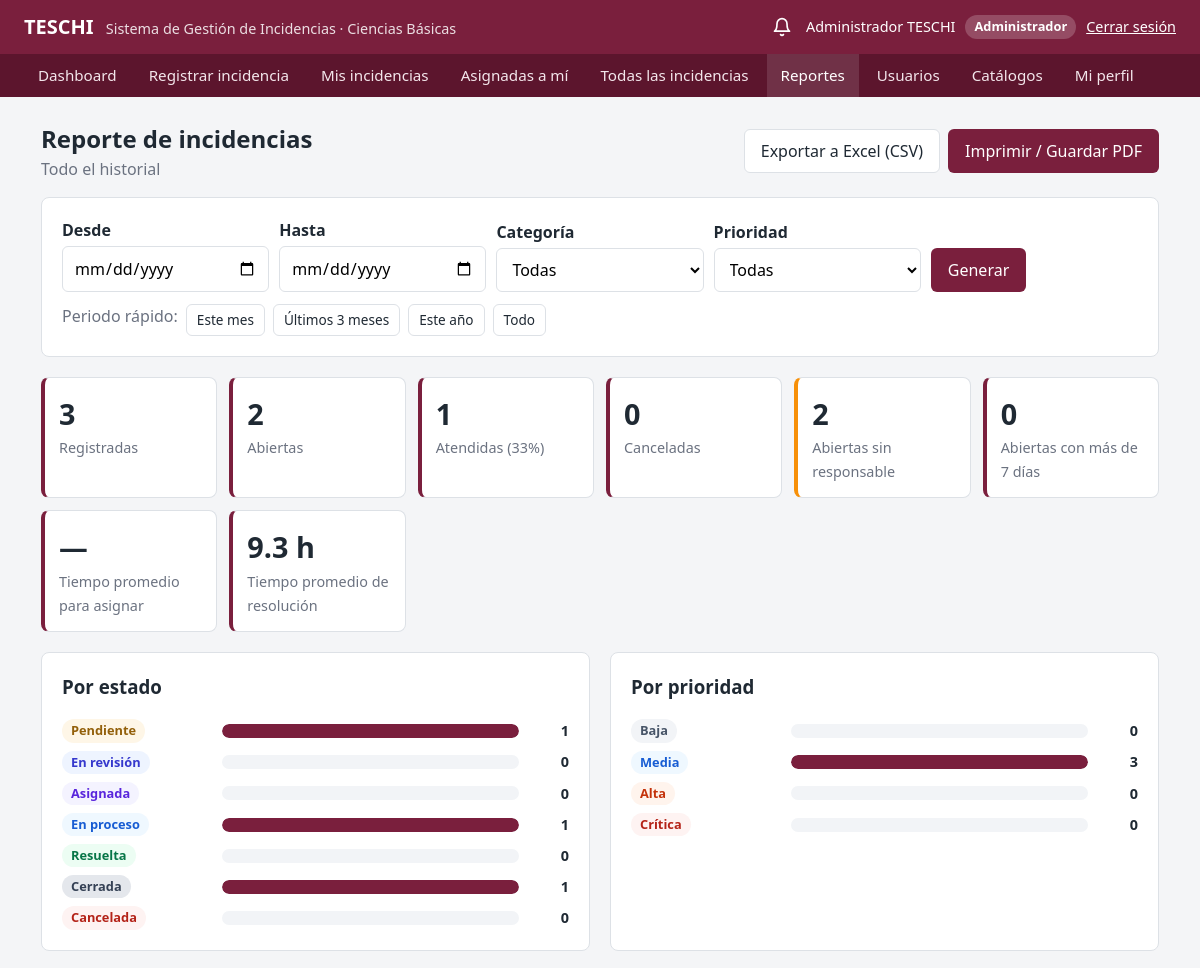
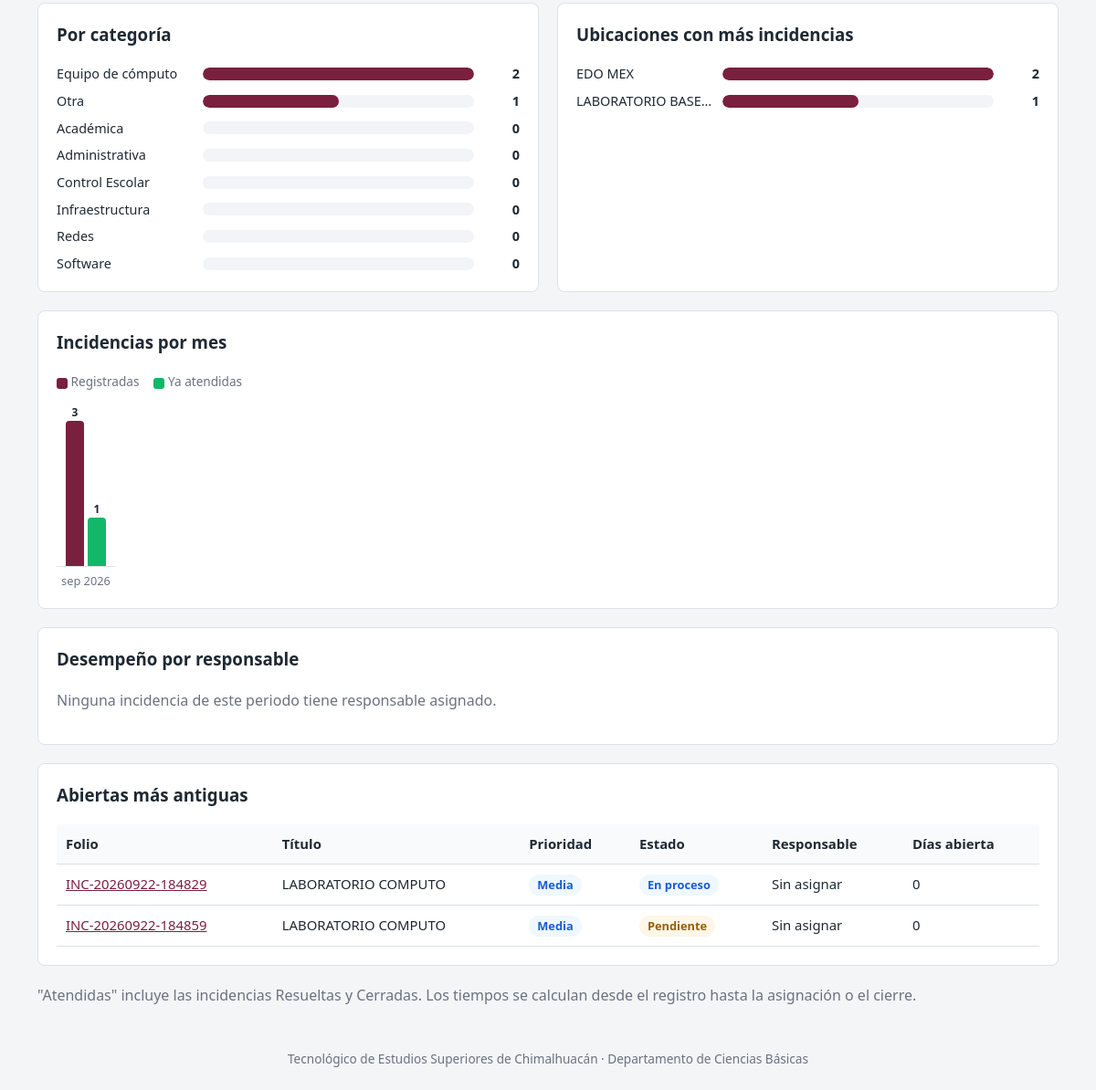
Screenshot of /public/reportes.php (signed in) with the database file from the repository (2 pictures, top to bottom).
### tables this page shows
CREATE TABLE `incidencias` (
  `id` int(11) NOT NULL,
  `folio` varchar(30) NOT NULL,
  `usuario_id` int(11) NOT NULL,
  `categoria_id` int(11) NOT NULL,
  `prioridad_id` int(11) NOT NULL,
  `estado_id` int(11) NOT NULL,
  `titulo` varchar(200) NOT NULL,
  `descripcion` text NOT NULL,
  `ubicacion` varchar(200) DEFAULT NULL,
  `responsable_id` int(11) DEFAULT NULL,
  `fecha_registro` timestamp NOT NULL DEFAULT current_timestamp(),
  `fecha_actualizacion` timestamp NOT NULL DEFAULT current_timestamp() ON UPDATE current_timestamp(),
  `fecha_cierre` datetime DEFAULT NULL
);

CREATE TABLE `prioridades` (
  `id` int(11) NOT NULL,
  `nombre` varchar(50) NOT NULL,
  `nivel` int(11) NOT NULL,
  `activo` tinyint(1) NOT NULL DEFAULT 1
);

CREATE TABLE `estados_incidencia` (
  `id` int(11) NOT NULL,
  `nombre` varchar(50) NOT NULL,
  `descripcion` varchar(255) DEFAULT NULL
);

### public/reportes.php (the view, shortened to what the rows shown need)
<?php
require_once "../app/helpers/auth.php";
require_once "../app/models/Reporte.php";
$database = new Database();
$conn = $database->conectar();
$categorias = $conn->query("SELECT id, nombre FROM categorias ORDER BY id")
    ->fetchAll(PDO::FETCH_KEY_PAIR);
$prioridades = $conn->query("SELECT id, nombre FROM prioridades ORDER BY nivel")
    ->fetchAll(PDO::FETCH_KEY_PAIR);
$filtros = Reporte::filtrosDesdeRequest($_GET, $categorias, $prioridades);
$reporte = new Reporte($conn, $filtros);
$resumen = $reporte->resumen();
$atrasadas = $reporte->abiertasMasAntiguas();
require_once "../app/views/layouts/header.php";
?>
<div class="encabezado-pagina">
    <div>
        <h1>Reporte de incidencias</h1>
    </div>
</div>
<?php if ($resumen["total"] === 0): ?>
    <section class="tarjeta">
        <p>No hay incidencias registradas con estos filtros.</p>
    </section>
<?php else: ?>
    <section class="tarjeta">
        <?php if (empty($atrasadas)): ?>
            <p class="texto-suave">No hay incidencias abiertas en este periodo.</p>
        <?php else: ?>
            <div class="tabla-contenedor">
                <table class="tabla">
                    <thead>
                        <tr>
                            <th>Folio</th>
                            <th>Título</th>
                            <th>Prioridad</th>
                            <th>Estado</th>
                            <th>Responsable</th>
                            <th>Días abierta</th>
                        </tr>
                    </thead>
                    <tbody>
                        <?php foreach ($atrasadas as $fila): ?>
                            <tr>
                                <td>
                                    <a href="detalle_incidencia.php?id=<?= (int) $fila["id"] ?>"><?= e($fila["folio"]) ?></a>
                                </td>
                                <td><?= e($fila["titulo"]) ?></td>
                                <td>
                                    <span class="badge <?= clasePrioridad($fila["prioridad"]) ?>"><?= e($fila["prioridad"]) ?></span>
                                </td>
                                <td>
                                    <span class="badge <?= claseEstado($fila["estado"]) ?>"><?= e($fila["estado"]) ?></span>
                                </td>
                                <td><?= e($fila["responsable"] ?: "Sin asignar") ?></td>
                                <td><?= (int) $fila["dias"] ?></td>
                            </tr>
                        <?php endforeach; ?>
                    </tbody>
                </table>
            </div>
        <?php endif; ?>
    </section>
<?php endif; ?>
<?php require_once "../app/views/layouts/footer.php"; ?>

### rows the page displays
incidencias: folio "INC-20260922-184829", titulo "LABORATORIO COMPUTO", prioridad.nombre "Media", estado.nombre "En proceso", responsable "Sin asignar", dias "0"
incidencias: folio "INC-20260922-184859", titulo "LABORATORIO COMPUTO", prioridad.nombre "Media", estado.nombre "Pendiente", responsable "Sin asignar", dias "0"

### other values shown
$_SESSION["nombre"] . " " . ($_SESSION["apellido_paterno"] ?? "") "Administrador TESCHI"
$_SESSION["rol"] "Administrador"
$texto "Dashboard"
$texto "Registrar incidencia"
$texto "Mis incidencias"
$texto "Asignadas a mí"
$texto "Todas las incidencias"
$texto "Reportes"
$texto "Usuarios"
$texto "Catálogos"
$texto "Mi perfil"
$textoPeriodo "Todo el historial"
$texto "Este mes"
$texto "Últimos 3 meses"
$texto "Este año"
